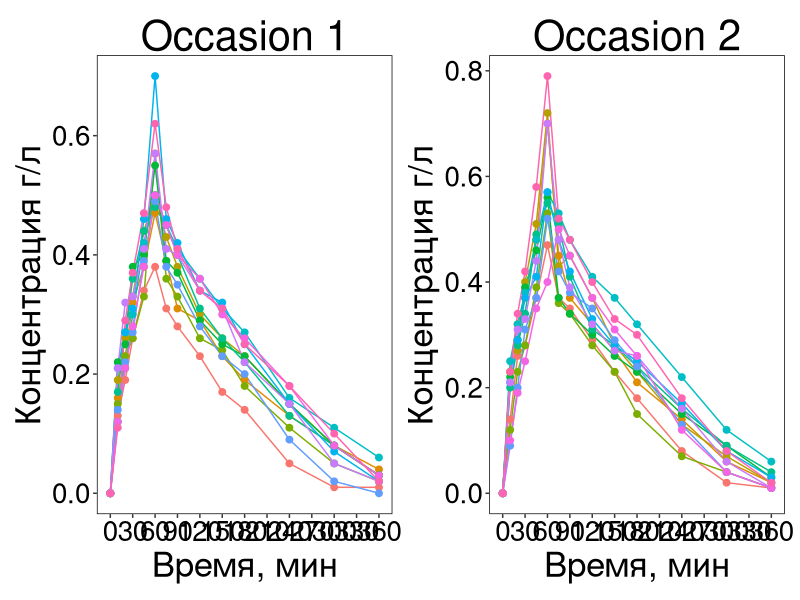
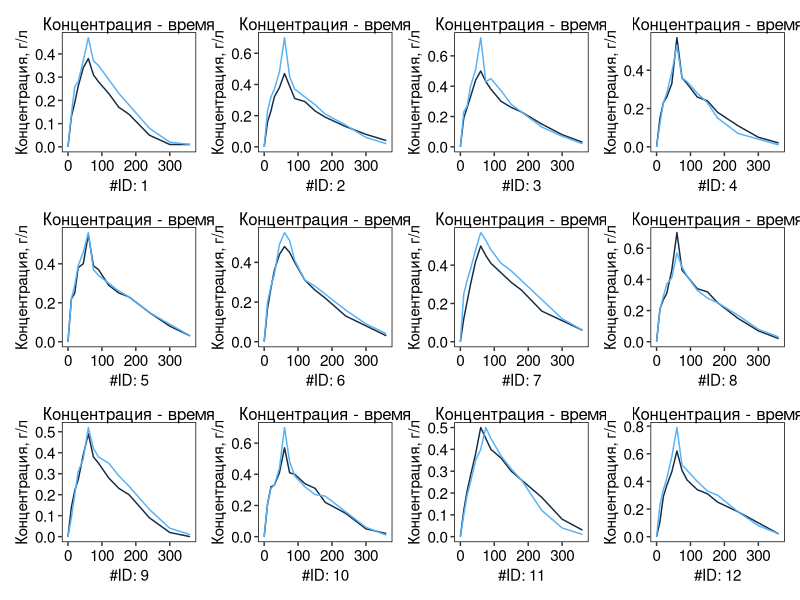
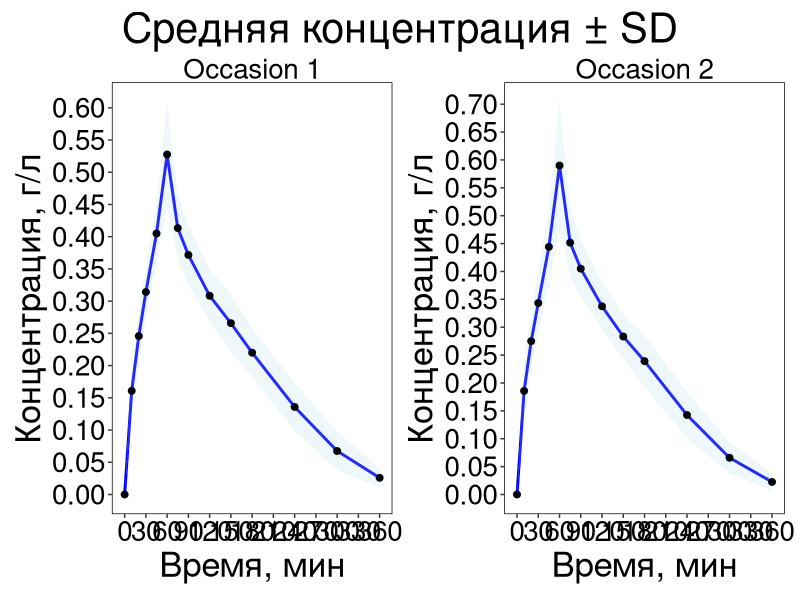
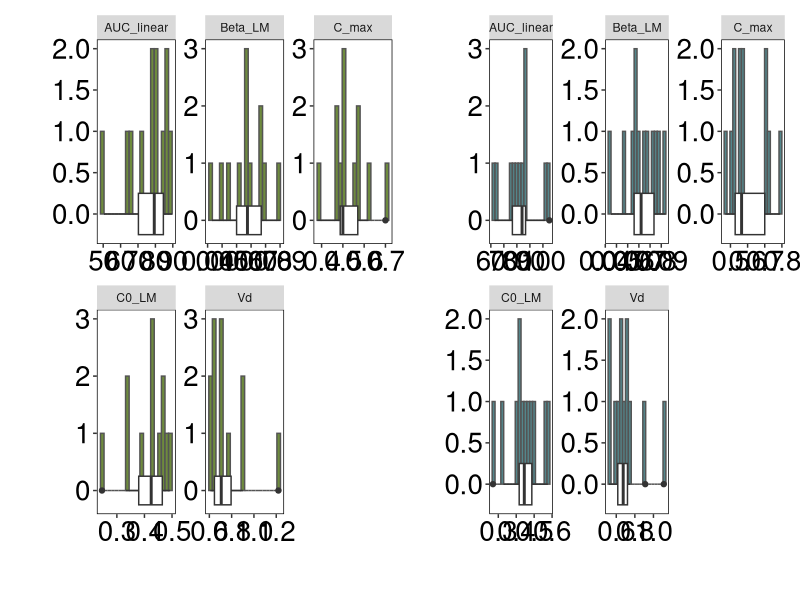

Reproduce these figures in R, in order.
## ---- chunk 1
library(tidyverse)
library(readr)
library(skimr)
library(patchwork)
## ---- chunk 2
Ammon_1996 <- read_csv("data/raw/Ammon-1996.csv")
Ammon_clean <- Ammon_1996 %>% 
  select(subject_id,
         occasion,
         dose_g_per_kg,
         time_min,
         conc_g_per_L)

theme_custom <- theme(
  axis.text = element_text(size = 20),
  axis.title = element_text(size = 25),
  plot.title = element_text(size = 30, hjust = 0.5),
  plot.subtitle = element_text(size = 20, hjust = 0.5),
  legend.title = element_text(size = 20),
  legend.text = element_text(size = 15),
  panel.background = element_rect(fill = "white"), 
  panel.grid = element_blank()
)
theme_set(theme_custom)
## ---- chunk 3
occasion_1 <- Ammon_clean %>% 
  filter(occasion == 1) %>% 
  group_by(subject_id) %>% 
  ggplot()+
  geom_line(aes(x = time_min, y = conc_g_per_L, group = subject_id, colour = factor(subject_id))) +
  geom_point(aes(x = time_min, y = conc_g_per_L, colour = factor(subject_id)), size = 2) +
  scale_x_continuous(breaks = seq(0, 360, by = 30)) +
  labs(x = "Время, мин",
       y = "Концентрация г/л",
       title = "Occasion 1")+
  theme(legend.position = "none")

occasion_2 <- Ammon_clean %>% 
  filter(occasion == 2) %>% 
  group_by(subject_id) %>% 
  ggplot()+
  geom_line(aes(x = time_min, y = conc_g_per_L, group = subject_id, colour = factor(subject_id)))+
  geom_point(aes(x = time_min, y = conc_g_per_L, colour = factor(subject_id)), size = 2) +
  scale_x_continuous(breaks = seq(0, 360, by = 30)) +
    labs(x = "Время, мин",
       y = "Концентрация г/л",
       title = "Occasion 2") +
  theme(legend.position = "none")

occasion_1 | occasion_2
## ---- chunk 4
temp_1 <- ggplot(Ammon_clean) +
  labs(title = "Концентрация - время",
       y = "Концентрация, г/л")+
  theme(axis.text = element_text(size = 11),
        axis.title = element_text(size = 11),
        plot.title = element_text(size = 12, hjust = 0.5),
        legend.position = "none")

conc_time_func <- function(subID,
                      mapping = aes(x = time_min, y = conc_g_per_L, group = occasion, colour = occasion),
                          ...){
  conc_time <- Ammon_clean %>% 
    filter(subject_id == subID) %>% 
    geom_line(mapping = mapping)}

subjID = unique(Ammon_clean$subject_id)

conc_time <- map(subjID, 
                \(x) temp_1+
                  conc_time_func(subID=x)+
                  scale_x_continuous(name = paste0("#ID: ", x)))

wrap_plots(conc_time)
## ---- chunk 5
summ_ammon_1 <- Ammon_clean %>% 
  group_by(time_min) %>% 
  filter(occasion == 1) %>% 
  summarise(
    mean_conc = mean(conc_g_per_L, na.rm = TRUE),
    sd_conc   = sd(conc_g_per_L, na.rm = TRUE)
  )

summ_ammon_1

summ_ammon_2 <- Ammon_clean %>% 
  group_by(time_min) %>% 
  filter(occasion == 2) %>% 
  summarise(
    mean_conc = mean(conc_g_per_L, na.rm = TRUE),
    sd_conc   = sd(conc_g_per_L, na.rm = TRUE)
  )

summ_ammon_2
## ---- chunk 6


summ_1 <- ggplot(summ_ammon_1, aes(x = time_min, y = mean_conc)) +
  geom_line(color = "blue", size = 1) +
  geom_ribbon(aes(ymin = mean_conc - sd_conc,
                  ymax = mean_conc + sd_conc),
              alpha = 0.2, fill = "lightblue") +
  geom_point(size = 2) +
  scale_x_continuous(breaks = seq(0, 360, by = 30)) +
  labs(x = "Время, мин",
       y = "Концентрация, г/л",
      subtitle = "Occasion 1") +
  scale_y_continuous(
    breaks = seq(0, 1, 0.05)
  ) 

summ_2 <- ggplot(summ_ammon_2, aes(x = time_min, y = mean_conc)) +
  geom_line(color = "blue", size = 1) +
  geom_ribbon(aes(ymin = mean_conc - sd_conc,
                  ymax = mean_conc + sd_conc),
              alpha = 0.2, fill = "lightblue") +
  geom_point(size = 2) +
  scale_x_continuous(breaks = seq(0, 360, by = 30)) +
  labs(x = "Время, мин",
       y = "Концентрация, г/л",
      subtitle = "Occasion 2") +
  scale_y_continuous(
    breaks = seq(0, 1, 0.05)
  ) 


(summ_1 | summ_2) +
  plot_annotation(title = "Средняя концентрация ± SD" )
## ---- chunk 7
AUC_calc <- function(time, conc) {
  AUC_value <- 0
  for (i in 1:(length(time) - 1)) {
    AUC_value <- AUC_value + 0.5 * (conc[i] + conc[i+1]) * (time[i+1] - time[i])
  }
  return(AUC_value)
}

Beta_LM_calc <- function(time, conc) {
  ok <- is.finite(time) & is.finite(conc) & conc > 0
  time <- time[ok]
  conc <- conc[ok]
  linear <- lm(conc ~ time) 
  cf <- coefficients(linear)[2] * (-60) 
  return(cf)
  }

C0_LM_calc <- function(time, conc) {
  ok <- is.finite(time) & is.finite(conc) & conc > 0
  time <- time[ok]
  conc <- conc[ok]
  linear <- lm(conc ~ time) 
  cf <- coefficients(linear)[1]
  return(cf)
  }

pk_params <- Ammon_clean %>% 
  group_by(subject_id,
           occasion) %>% 
  summarise(
    C_max = max(conc_g_per_L),
    T_max = time_min[which.max(conc_g_per_L)],
    AUC_linear = AUC_calc(time_min, conc_g_per_L),
    Beta_LM = Beta_LM_calc(tail(time_min, 4), tail(conc_g_per_L, 4)),
    C0_LM = C0_LM_calc(tail(time_min, 4), tail(conc_g_per_L, 4)),
    Dose = unique(dose_g_per_kg),
    Vd = Dose / C0_LM)

summary(pk_params)
  
## ---- chunk 8
cv <-  function(val, na.rm=TRUE) {
  sd(val, na.rm = na.rm)/mean(val, na.rm = na.rm) * 100
}

pk_params_summ <- pk_params %>% 
  pivot_longer(cols = everything(), names_to = "variable") %>% 
  group_by(variable) %>% 
  summarize(
    Mean = mean(value, na.rm = TRUE),
    Median = median(value, na.rm = TRUE),
    StDev = sd(value, na.rm = TRUE),
    CV = cv(value)
  )

pk_params_summ
## ---- chunk 9
summ_oc_1 <- pk_params %>% 
  filter(occasion == 1) %>% 
  select(AUC_linear,
         Beta_LM,
         C0_LM,
         C_max,
         Vd) %>% 
  pivot_longer(cols = AUC_linear:Vd, names_to = "variable") %>% 
  ggplot(aes(x = value)) +
  geom_histogram(bins = 20, fill = "#6E8B3D", colour = "grey33") +
  geom_boxplot(width = 0.5) +
  facet_wrap(~ variable, scales = "free") +
  labs(y = " ",
       x = " ")

summ_oc_2 <- pk_params %>% 
  filter(occasion == 2) %>% 
  select(AUC_linear,
         Beta_LM,
         C0_LM,
         C_max,
         Vd) %>% 
  pivot_longer(cols = AUC_linear:Vd, names_to = "variable") %>% 
  ggplot(aes(x = value)) +
  geom_histogram(bins = 20, fill = "cadetblue4", colour = "grey33") +
  geom_boxplot(width = 0.5) +
  facet_wrap(~ variable, scales = "free") +
  labs(y = " ",
       x = " ")

summ_oc_1 | summ_oc_2
## ---- chunk 10

## ---- chunk 11

